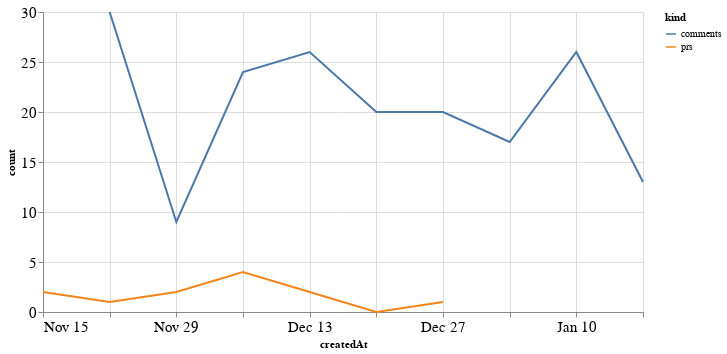

Source (notebook cell):
### Code cell
alt.Chart(total_time, width=600).mark_line().encode(
    x='createdAt',
    y='count',
    color='kind'
)

### Figure 1 — Vega-Lite specification as saved in the notebook (floating-point values rounded to 4 significant figures)
{"config": {"axisLeft": {"labelFontSize": 15}, "axisBottom": {"labelFontSize": 15}}, "data": {"name": "data-30c6ba52a26ac7c2e5fe6be6fedab519"}, "mark": "line", "encoding": {"color": {"type": "nominal", "field": "kind"}, "x": {"type": "temporal", "field": "createdAt"}, "y": {"type": "quantitative", "field": "count"}}, "width": 600, "$schema": "https://vega.github.io/schema/vega-lite/v4.8.1.json", "datasets": {"data-30c6ba52a26ac7c2e5fe6be6fedab519": [{"createdAt": "2020-11-15T00:00:00", "kind": "prs", "count": 2.0}, {"createdAt": "2020-11-22T00:00:00", "kind": "prs", "count": 1.0}, {"createdAt": "2020-11-29T00:00:00", "kind": "prs", "count": 2.0}, {"createdAt": "2020-12-06T00:00:00", "kind": "prs", "count": 4.0}, {"createdAt": "2020-12-13T00:00:00", "kind": "prs", "count": 2.0}, {"createdAt": "2020-12-20T00:00:00", "kind": "prs", "count": 0.0}, {"createdAt": "2020-12-27T00:00:00", "kind": "prs", "count": 1.0}, {"createdAt": "2021-01-03T00:00:00", "kind": "prs", "count": null}, {"createdAt": "2021-01-10T00:00:00", "kind": "prs", "count": null}, {"createdAt": "2021-01-17T00:00:00", "kind": "prs", "count": null}, {"createdAt": "2020-11-15T00:00:00", "kind": "comments", "count": null}, {"createdAt": "2020-11-22T00:00:00", "kind": "comments", "count": 30.0}, {"createdAt": "2020-11-29T00:00:00", "kind": "comments", "count": 9.0}, {"createdAt": "2020-12-06T00:00:00", "kind": "comments", "count": 24.0}, {"createdAt": "2020-12-13T00:00:00", "kind": "comments", "count": 26.0}, {"createdAt": "2020-12-20T00:00:00", "kind": "comments", "count": 20.0}, {"createdAt": "2020-12-27T00:00:00", "kind": "comments", "count": 20.0}, {"createdAt": "2021-01-03T00:00:00", "kind": "comments", "count": 17.0}, {"createdAt": "2021-01-10T00:00:00", "kind": "comments", "count": 26.0}, {"createdAt": "2021-01-17T00:00:00", "kind": "comments", "count": 13.0}]}}
